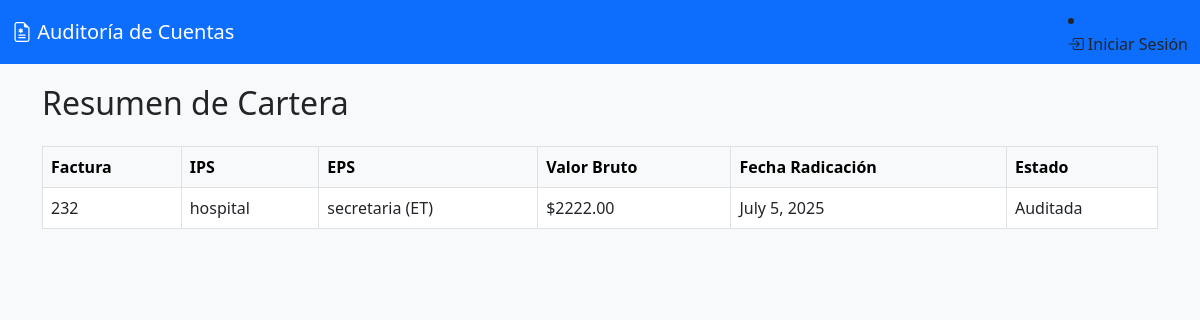
The page /cartera/resumen/ on the database as committed earlier.
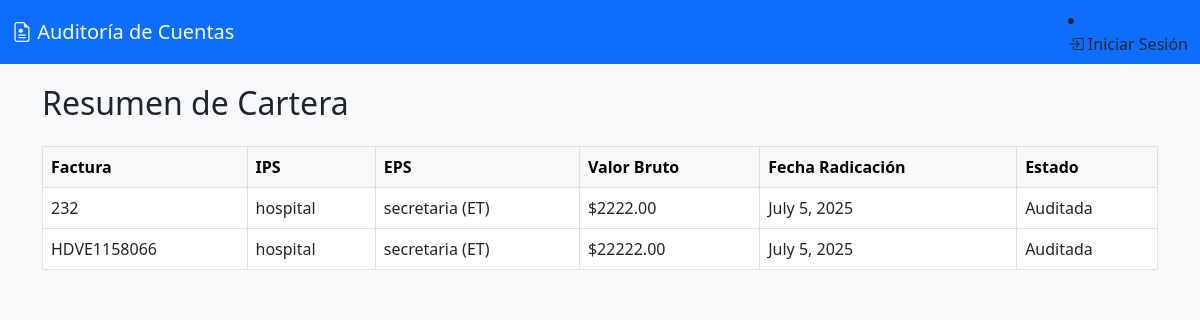
The same page on the database as committed later.
### facturacion/models.py (models this page shows, shortened)
class Factura(models.Model):
    ESTADO_CHOICES = [
        ('Radicada', 'Radicada'),
        ('Devuelta', 'Devuelta'),
        ('En Auditoria', 'En Auditoría'),
        ('Auditada', 'Auditada'),
    ]
    TIPO_AUDITORIA_CHOICES = [
        ('Acuerdo', 'Acuerdo'),
        ('Contrato', 'Contrato'),
        ('Ambulatorio', 'Ambulatorio'),
        ('Hospitalizacion', 'Hospitalización'),
        ('Urgencias', 'Urgencias'),
    ]
    numero = models.CharField(max_length=50)
    cufe = models.CharField(max_length=150)
    fecha_emision = models.DateField()
    fecha_radicacion = models.DateField(auto_now_add=True)
    ips = models.ForeignKey(Profile, on_delete=models.PROTECT, related_name='facturas_ips')
    eps = models.ForeignKey(Profile, on_delete=models.PROTECT, related_name='facturas_eps')
    paciente = models.ForeignKey(Paciente, on_delete=models.PROTECT, null=True, blank=True)
    valor_bruto = models.DecimalField(max_digits=12, decimal_places=2)
    estado = models.CharField(max_length=20, choices=ESTADO_CHOICES, default="Radicada")
    archivo_rips = models.FileField(upload_to='rips/')
    contrato = models.ForeignKey('Contrato', on_delete=models.SET_NULL, null=True, blank=True)
    lote = models.ForeignKey(Lote, on_delete=models.SET_NULL, null=True, blank=True, related_name='facturas', help_text="Lote al que pertenece esta factura")
    auditor = models.ForeignKey(settings.AUTH_USER_MODEL, on_delete=models.SET_NULL, null=True, blank=True,
                                related_name='facturas_auditadas', limit_choices_to={'profile__role': 'AUDITOR'})
    tipo_auditoria = models.CharField(max_length=20, choices=TIPO_AUDITORIA_CHOICES, null=True, blank=True, help_text="Tipo de auditoría para la factura")

### accounts/models.py (models this page shows)
class Profile(models.Model):
    user = models.OneToOneField(User, on_delete=models.CASCADE)
    ROLE_CHOICES = (
        ('IPS', 'IPS'),
        ('EPS', 'EPS'),
        ('ET', 'Entidad Territorial'),
        ('ADMIN', 'Administrador'),
        ('AUDITOR', 'Auditor'),
    )
    role = models.CharField(max_length=20, choices=ROLE_CHOICES)
    entidad_nombre = models.CharField(max_length=255, blank=True, null=True)
    nit = models.CharField(max_length=20, blank=True, null=True)
    direccion = models.CharField(max_length=255, blank=True, null=True)
    representante_legal = models.CharField(max_length=255, blank=True, null=True)
    def __str__(self):
        return f"{self.user.username} ({self.role})"

### cartera/views.py (the view)
# urls.py: path('resumen/', resumen_cartera, name='resumen_cartera'),
def resumen_cartera(request):
    facturas = Factura.objects.filter(estado="Auditada")
    total_cartera = sum(f.valor_bruto for f in facturas)
    return render(request, 'cartera/resumen_cartera.html', {
        'facturas': facturas,
        'total_cartera': total_cartera
    })

### templates/cartera/resumen_cartera.html (shortened to what this page needs)
{% extends 'base.html' %}
{% block content %}
<h2 class="mb-4">Resumen de Cartera</h2>
<div class="table-responsive">
  <table class="table table-bordered table-hover align-middle">
    <thead class="table-light">
      <tr><th>Factura</th><th>IPS</th><th>EPS</th><th>Valor Bruto</th><th>Fecha Radicación</th><th>Estado</th></tr>
    </thead>
    <tbody>
    {% for factura in facturas %}
      <tr>
        <td>{{ factura.numero }}</td>
        <td>{{ factura.ips.entidad_nombre }}</td>
        <td>{{ factura.eps }}</td>
        <td>${{ factura.valor_bruto|floatformat:2 }}</td>
        <td>{{ factura.fecha_radicacion }}</td>
        <td>{{ factura.get_estado_display }}</td>
      </tr>
    {% endfor %}
    </tbody>
  </table>
</div>
{% endblock %}

Rows that differ between the two databases and show on the page:
added Factura: numero "HDVE1158066", ips.entidad_nombre "hospital", eps "secretaria (ET)", valor_bruto "22222.00", fecha_radicacion "July 5, 2025", estado "Auditada"
